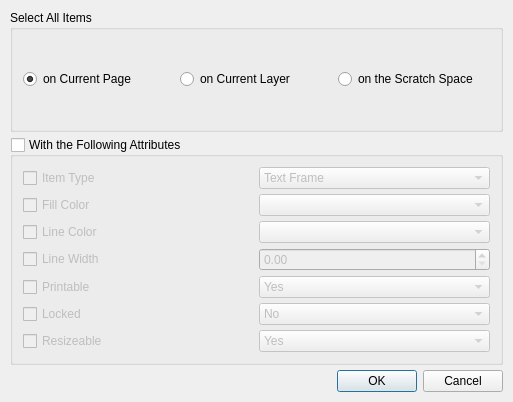
<ui version="4.0" >
 <class>selectDialog</class>
 <widget class="QDialog" name="selectDialog" >
  <property name="geometry" >
   <rect>
    <x>0</x>
    <y>0</y>
    <width>513</width>
    <height>402</height>
   </rect>
  </property>
  <property name="sizePolicy" >
   <sizepolicy vsizetype="Preferred" hsizetype="Preferred" >
    <horstretch>0</horstretch>
    <verstretch>0</verstretch>
   </sizepolicy>
  </property>
  <property name="windowTitle" >
   <string>Select All Items</string>
  </property>
  <property name="modal" >
   <bool>true</bool>
  </property>
  <layout class="QVBoxLayout" >
   <property name="spacing" >
    <number>5</number>
   </property>
   <property name="margin" >
    <number>10</number>
   </property>
   <item>
    <widget class="QGroupBox" name="rangeGroup" >
     <property name="title" >
      <string>Select All Items</string>
     </property>
     <layout class="QHBoxLayout" >
      <property name="spacing" >
       <number>5</number>
      </property>
      <property name="margin" >
       <number>10</number>
      </property>
      <item>
       <widget class="QRadioButton" name="buttonCurrentPage" >
        <property name="toolTip" >
         <string>Select all items on the current page</string>
        </property>
        <property name="text" >
         <string>on Current Page</string>
        </property>
        <property name="checked" >
         <bool>true</bool>
        </property>
       </widget>
      </item>
      <item>
       <widget class="QRadioButton" name="buttonCurrentLayer" >
        <property name="toolTip" >
         <string>Select all items on the current layer on all pages</string>
        </property>
        <property name="text" >
         <string>on Current Layer</string>
        </property>
       </widget>
      </item>
      <item>
       <widget class="QRadioButton" name="buttonWorkspace" >
        <property name="toolTip" >
         <string>Select all items not on a page</string>
        </property>
        <property name="text" >
         <string>on the Scratch Space</string>
        </property>
       </widget>
      </item>
     </layout>
    </widget>
   </item>
   <item>
    <widget class="QGroupBox" name="attributeGroup" >
     <property name="toolTip" >
      <string>Narrow the selection of items based on various item properties</string>
     </property>
     <property name="title" >
      <string>With the Following Attributes</string>
     </property>
     <property name="checkable" >
      <bool>true</bool>
     </property>
     <property name="checked" >
      <bool>false</bool>
     </property>
     <layout class="QGridLayout" >
      <property name="margin" >
       <number>10</number>
      </property>
      <property name="spacing" >
       <number>5</number>
      </property>
      <item row="0" column="0" >
       <widget class="QCheckBox" name="useItemType" >
        <property name="toolTip" >
         <string>Select based on item type</string>
        </property>
        <property name="text" >
         <string>Item Type</string>
        </property>
       </widget>
      </item>
      <item row="0" column="1" >
       <widget class="QComboBox" name="itemTypeCombo" >
        <property name="enabled" >
         <bool>false</bool>
        </property>
        <item>
         <property name="text" >
          <string>Text Frame</string>
         </property>
        </item>
        <item>
         <property name="text" >
          <string>Image Frame</string>
         </property>
        </item>
        <item>
         <property name="text" >
          <string>Shape</string>
         </property>
        </item>
        <item>
         <property name="text" >
          <string>Polyline</string>
         </property>
        </item>
        <item>
         <property name="text" >
          <string>Line</string>
         </property>
        </item>
        <item>
         <property name="text" >
          <string>Render Frame</string>
         </property>
        </item>
       </widget>
      </item>
      <item row="1" column="0" >
       <widget class="QCheckBox" name="useFillColor" >
        <property name="toolTip" >
         <string>Select based on the color that the item is filled with</string>
        </property>
        <property name="text" >
         <string>Fill Color</string>
        </property>
       </widget>
      </item>
      <item row="1" column="1" >
       <widget class="ColorCombo" name="backgroundCombo" >
        <property name="enabled" >
         <bool>false</bool>
        </property>
       </widget>
      </item>
      <item row="2" column="0" >
       <widget class="QCheckBox" name="useLineColor" >
        <property name="toolTip" >
         <string>Select based on the color of the line or outline</string>
        </property>
        <property name="text" >
         <string>Line Color</string>
        </property>
       </widget>
      </item>
      <item row="2" column="1" >
       <widget class="ColorCombo" name="lineCombo" >
        <property name="enabled" >
         <bool>false</bool>
        </property>
       </widget>
      </item>
      <item row="3" column="0" >
       <widget class="QCheckBox" name="useLineWidth" >
        <property name="toolTip" >
         <string>Select based on the width of the line of the item</string>
        </property>
        <property name="text" >
         <string>Line Width</string>
        </property>
       </widget>
      </item>
      <item row="3" column="1" >
       <widget class="ScrSpinBox" name="lineWidthSpin" >
        <property name="enabled" >
         <bool>false</bool>
        </property>
       </widget>
      </item>
      <item row="4" column="0" >
       <widget class="QCheckBox" name="usePrintState" >
        <property name="toolTip" >
         <string>Select items based on whether they will be printed or not</string>
        </property>
        <property name="text" >
         <string>Printable</string>
        </property>
       </widget>
      </item>
      <item row="4" column="1" >
       <widget class="QComboBox" name="printStateCombo" >
        <property name="enabled" >
         <bool>false</bool>
        </property>
        <item>
         <property name="text" >
          <string>Yes</string>
         </property>
        </item>
        <item>
         <property name="text" >
          <string>No</string>
         </property>
        </item>
       </widget>
      </item>
      <item row="5" column="0" >
       <widget class="QCheckBox" name="useLockedState" >
        <property name="toolTip" >
         <string>Select items based on their locked status</string>
        </property>
        <property name="text" >
         <string>Locked</string>
        </property>
       </widget>
      </item>
      <item row="5" column="1" >
       <widget class="QComboBox" name="lockStateCombo" >
        <property name="enabled" >
         <bool>false</bool>
        </property>
        <property name="currentIndex" >
         <number>1</number>
        </property>
        <item>
         <property name="text" >
          <string>Yes</string>
         </property>
        </item>
        <item>
         <property name="text" >
          <string>No</string>
         </property>
        </item>
       </widget>
      </item>
      <item row="6" column="0" >
       <widget class="QCheckBox" name="useResizeState" >
        <property name="toolTip" >
         <string>Select items based on whether they have their size locked or not</string>
        </property>
        <property name="text" >
         <string>Resizeable</string>
        </property>
       </widget>
      </item>
      <item row="6" column="1" >
       <widget class="QComboBox" name="resizeStateCombo" >
        <property name="enabled" >
         <bool>false</bool>
        </property>
        <item>
         <property name="text" >
          <string>Yes</string>
         </property>
        </item>
        <item>
         <property name="text" >
          <string>No</string>
         </property>
        </item>
       </widget>
      </item>
     </layout>
    </widget>
   </item>
   <item>
    <widget class="QDialogButtonBox" name="buttonBox" >
     <property name="orientation" >
      <enum>Qt::Horizontal</enum>
     </property>
     <property name="standardButtons" >
      <set>QDialogButtonBox::Cancel|QDialogButtonBox::Ok</set>
     </property>
    </widget>
   </item>
  </layout>
 </widget>
 <customwidgets>
  <customwidget>
   <class>ColorCombo</class>
   <extends>QComboBox</extends>
   <header>colorcombo.h</header>
  </customwidget>
  <customwidget>
   <class>ScrSpinBox</class>
   <extends>QDoubleSpinBox</extends>
   <header>scrspinbox.h</header>
  </customwidget>
 </customwidgets>
 <resources/>
 <connections>
  <connection>
   <sender>buttonBox</sender>
   <signal>accepted()</signal>
   <receiver>selectDialog</receiver>
   <slot>accept()</slot>
   <hints>
    <hint type="sourcelabel" >
     <x>307</x>
     <y>545</y>
    </hint>
    <hint type="destinationlabel" >
     <x>157</x>
     <y>208</y>
    </hint>
   </hints>
  </connection>
  <connection>
   <sender>buttonBox</sender>
   <signal>rejected()</signal>
   <receiver>selectDialog</receiver>
   <slot>reject()</slot>
   <hints>
    <hint type="sourcelabel" >
     <x>375</x>
     <y>545</y>
    </hint>
    <hint type="destinationlabel" >
     <x>286</x>
     <y>208</y>
    </hint>
   </hints>
  </connection>
  <connection>
   <sender>useItemType</sender>
   <signal>clicked(bool)</signal>
   <receiver>itemTypeCombo</receiver>
   <slot>setEnabled(bool)</slot>
   <hints>
    <hint type="sourcelabel" >
     <x>70</x>
     <y>110</y>
    </hint>
    <hint type="destinationlabel" >
     <x>246</x>
     <y>116</y>
    </hint>
   </hints>
  </connection>
  <connection>
   <sender>useFillColor</sender>
   <signal>clicked(bool)</signal>
   <receiver>backgroundCombo</receiver>
   <slot>setEnabled(bool)</slot>
   <hints>
    <hint type="sourcelabel" >
     <x>69</x>
     <y>141</y>
    </hint>
    <hint type="destinationlabel" >
     <x>265</x>
     <y>143</y>
    </hint>
   </hints>
  </connection>
  <connection>
   <sender>useLineColor</sender>
   <signal>clicked(bool)</signal>
   <receiver>lineCombo</receiver>
   <slot>setEnabled(bool)</slot>
   <hints>
    <hint type="sourcelabel" >
     <x>52</x>
     <y>175</y>
    </hint>
    <hint type="destinationlabel" >
     <x>243</x>
     <y>179</y>
    </hint>
   </hints>
  </connection>
  <connection>
   <sender>useLineWidth</sender>
   <signal>clicked(bool)</signal>
   <receiver>lineWidthSpin</receiver>
   <slot>setEnabled(bool)</slot>
   <hints>
    <hint type="sourcelabel" >
     <x>46</x>
     <y>218</y>
    </hint>
    <hint type="destinationlabel" >
     <x>222</x>
     <y>222</y>
    </hint>
   </hints>
  </connection>
  <connection>
   <sender>usePrintState</sender>
   <signal>clicked(bool)</signal>
   <receiver>printStateCombo</receiver>
   <slot>setEnabled(bool)</slot>
   <hints>
    <hint type="sourcelabel" >
     <x>71</x>
     <y>252</y>
    </hint>
    <hint type="destinationlabel" >
     <x>219</x>
     <y>260</y>
    </hint>
   </hints>
  </connection>
  <connection>
   <sender>useLockedState</sender>
   <signal>clicked(bool)</signal>
   <receiver>lockStateCombo</receiver>
   <slot>setEnabled(bool)</slot>
   <hints>
    <hint type="sourcelabel" >
     <x>72</x>
     <y>303</y>
    </hint>
    <hint type="destinationlabel" >
     <x>239</x>
     <y>290</y>
    </hint>
   </hints>
  </connection>
  <connection>
   <sender>useResizeState</sender>
   <signal>clicked(bool)</signal>
   <receiver>resizeStateCombo</receiver>
   <slot>setEnabled(bool)</slot>
   <hints>
    <hint type="sourcelabel" >
     <x>82</x>
     <y>336</y>
    </hint>
    <hint type="destinationlabel" >
     <x>251</x>
     <y>328</y>
    </hint>
   </hints>
  </connection>
 </connections>
</ui>
